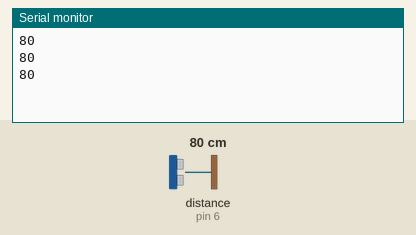
Bench run of a sketch on a simulated Arduino Uno, built with avr-gcc and run on an emulated ATmega328P. Shown: the last lines printed to the serial monitor. Wiring (inferred from the names in the program): ultrasonic range finder: trigger pin 7; echo pin 6. Inputs (shaded band) come from the test bench; at power-on: distance to the obstacle (sensor on pin 6) 80 cm. The echo pulse lasts 58.3 µs per cm.

Above: at 1.3 s.
1.4 s: distance to the obstacle (sensor on pin 6) set to 2 cm
At 1.9 s:
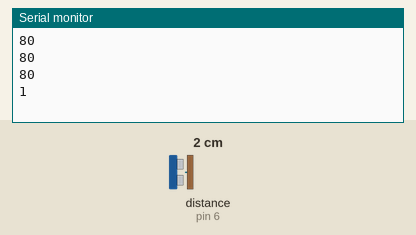
2.9 s: distance to the obstacle (sensor on pin 6) set to 4 cm
At 3.4 s:
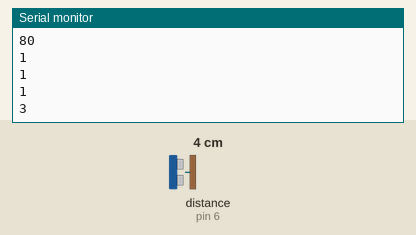
Timing chart, 0 to 5.9 s (numbered marks = the images above; inputs shaded):
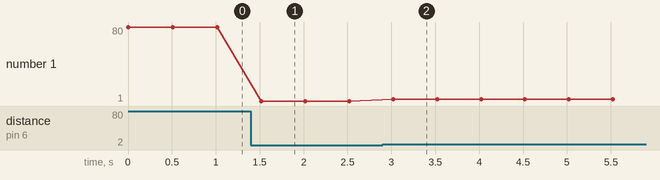

The sketch:

arduino_code.ino
```cpp
#include <Servo.h>

Servo myservo;
const int pingPin = 7; // Trigger Pin of Ultrasonic Sensor
const int echoPin = 6; // Echo Pin of Ultrasonic Sensor
//unsigned long millis_prev=0;
//unsigned long millis_current=0;
//int pos = 0;
//int rotation = 0;

void setup()
{
  Serial.begin(9600);
  //myservo.attach(9);
  while(!Serial){

  }
}

void loop()
{


  long duration, inches, cm;
  int buffer[16];
  pinMode(pingPin, OUTPUT);
  digitalWrite(pingPin, LOW);
  delayMicroseconds(2);
  digitalWrite(pingPin, HIGH);
  delayMicroseconds(10);
  digitalWrite(pingPin, LOW);
  pinMode(echoPin, INPUT);
  duration = pulseIn(echoPin, HIGH);
  inches = microsecondsToInches(duration);
  cm = microsecondsToCentimeters(duration);
  //Serial.print(inches);
  //Serial.print("in, ");
//  if (Serial.available())
//  {
//    int size = Serial.readBytesUntil('\n', buffer, 12);
//  }

    Serial.print(cm);
    Serial.println();


//  millis_current=millis();
//  if (millis_current - millis_prev >= 1 && rotation == 0) { // goes from 0 degrees to 180 degrees
//  // in steps of 1 degree
//    myservo.write(pos);
//    Serial.print(pos);
//    Serial.print("\n");
//    pos+=5;
//    millis_prev=millis();
//    if (pos >= 180){
//      rotation = 1;
//    }
//    //delay(15);                       // waits 15ms for the servo to reach the position
//  }
//  else if (millis_current - millis_prev >= 15 && rotation == 1) { // goes from 0 degrees to 180 degrees
//  // in steps of 1 degree
//    myservo.write(pos);
//    Serial.print(pos);
//    Serial.print("\n");
//    pos-=5;
//    millis_prev=millis();
//    if (pos <= 0){
//      rotation = 0;
//    }
//    //delay(15);                       // waits 15ms for the servo to reach the position
//  }
delay(500);
}

long microsecondsToInches(long microseconds) {
   return microseconds / 74 / 2;
}

long microsecondsToCentimeters(long microseconds) {
   return microseconds / 29 / 2;
}
```

Measured:
- after the input at 1.4 s, the serial monitor: prints a new line after 0.12 s (image 1)
- after the input at 2.9 s, the serial monitor: prints a new line after 0.12 s (image 2)
- plotted number 1: 80 → 1 after the input at 1.4 s, 1 → 3 after the input at 2.9 s
